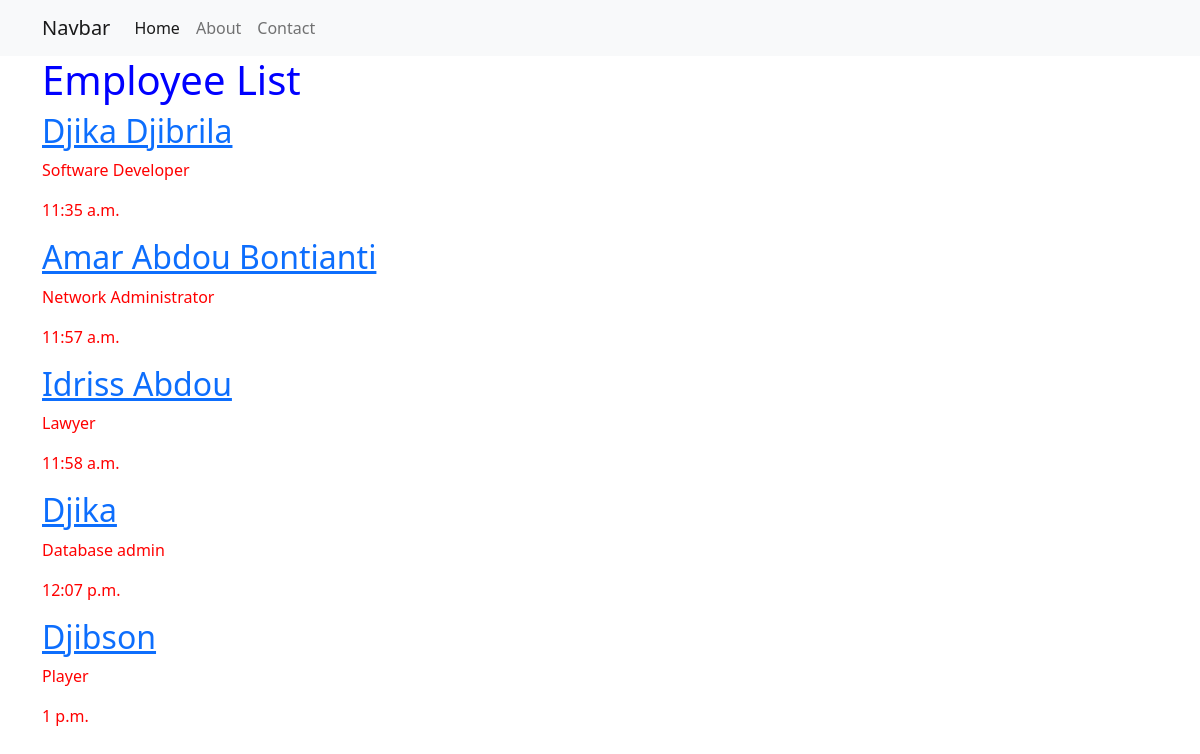
/about, run on the app's committed database.
### dtech_app/models.py (models this page shows, shortened)
class Employee(models.Model):
    Employee_Name = models.CharField(max_length=100)
    Employee_Role = models.CharField(max_length=100)
    date = models.TimeField(auto_now_add=True)

### dtech_app/views.py (the view)
# urls.py: path('about', views.about, name='about'),
def about(request):
    employees = Employee.objects.all().order_by('date')
    return render(request, 'main/about.html', {'employees': employees})

### templates/main/about.html (shortened to what this page needs)
{% extends 'main/base.html' %}
{%block employeeList%}
  <div class="container">
    <h1>Employee List</h1>
    <div class="employees">
      {% for employee in employees %}
        <div class="employee">
          <h2><a href="#">{{employee.Employee_Name}}</a></h2>
          <p>{{employee.Employee_Role}}</p>
          <p>{{employee.date}}</p>
        </div>
      {% endfor %}
    </div>
  </div>
{%endblock%}

### templates/main/base.html (shortened to what this page needs)
{% load static %}
<!doctype html>
<html lang="en">
  <head>
    <link href="https://cdn.jsdelivr.net/npm/bootstrap@5.2.3/dist/css/bootstrap.min.css" rel="stylesheet">
    <link rel="stylesheet" href="{% static 'css/main.css' %}">
  </head>
  <body>
    <nav class="navbar navbar-expand-lg bg-light">
        <div class="container">
          <a class="navbar-brand" href="/">Navbar</a>
          <div class="collapse navbar-collapse" id="navbarNav">
            <ul class="navbar-nav">
              <li class="nav-item">
                <a class="nav-link active" aria-current="page" href="/index">Home</a>
              </li>
              <li class="nav-item">
                <a class="nav-link" href="/about">About</a>
              </li>
              <li class="nav-item">
                <a class="nav-link" href="/contact">Contact</a>
              </li>
            </ul>
          </div>
        </div>
      </nav>
    {%block employeeList%}
    {%endblock%}
  </body>
</html>

### static/css/main.css (style rules this page uses)
h1 { color: blue; }
p { color: red; }

### data on the page
Employee: Employee_Name "Djika Djibrila", Employee_Role "Software Developer", date "11:35 a.m."
Employee: Employee_Name "Amar Abdou Bontianti", Employee_Role "Network Administrator", date "11:57 a.m."
Employee: Employee_Name "Idriss Abdou", Employee_Role "Lawyer", date "11:58 a.m."
Employee: Employee_Name "Djika", Employee_Role "Database admin", date "12:07 p.m."
Employee: Employee_Name "Djibson", Employee_Role "Player", date "1 p.m."
